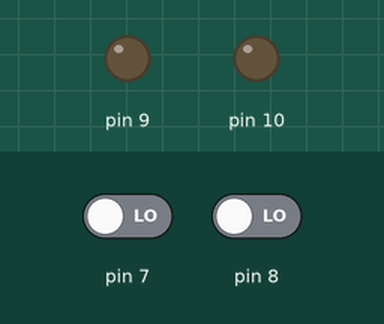
The sketch below on a simulated Arduino Uno, built with avr-gcc and run on an emulated ATmega328P. Parts: output pins drawn as LEDs (lit = HIGH). Dashed ring = blinking. The inputs (shaded band) are chosen by the test bench; at power-on: pin 7 LOW, pin 8 LOW.

Above: at 1.2 s.
1.3 s: pin 7 driven HIGH
At 1.7 s:
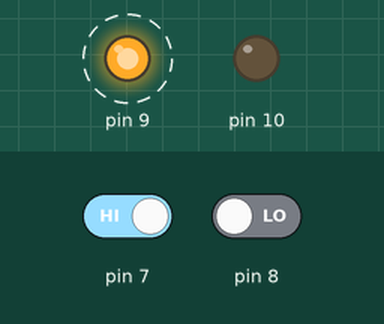
4.3 s: pin 8 driven HIGH
At 6.7 s:
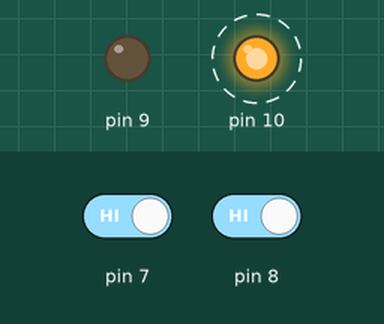
Timing chart, 0 to 13.3 s (numbered marks = the images above; inputs shaded):
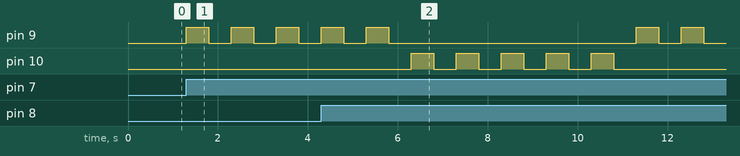

The sketch:

touch_button_for_if.ino
```cpp
#include <Servo.h>

void setup() {
  pinMode(7,INPUT);
  pinMode(8,INPUT);
  pinMode(9,OUTPUT);
  pinMode(10,OUTPUT);
}

void loop() {
 if(digitalRead(7) == HIGH)
 {
  for(int i = 0;i < 5;i++)
  {
    digitalWrite(9,HIGH);
    delay(500);
    digitalWrite(9,LOW);
    delay(500);
  }
 }
  if(digitalRead(8) == HIGH)
  {
    for(int i = 0;i < 5;i++)
    {
      digitalWrite(10,HIGH);
      delay(500);
      digitalWrite(10,LOW);
      delay(500);
    }
  }
}
```

Measured:
- after the input at 1.3 s, pin 9: alternates HIGH for 0.50 s and LOW for 0.50 s, starting at once
- after the input at 4.3 s, pin 10: alternates HIGH for 0.50 s and LOW for 0.50 s, 10 changes in all, then stays LOW, starting after 2.0 s
